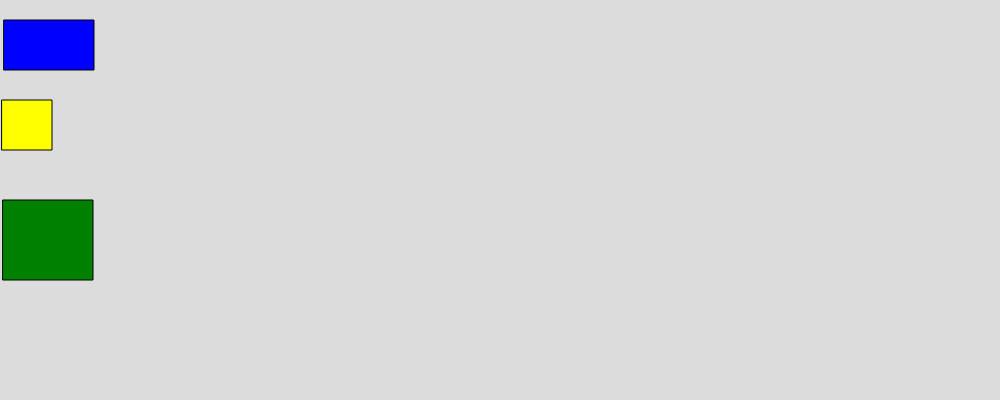
Frame 1 (no input)
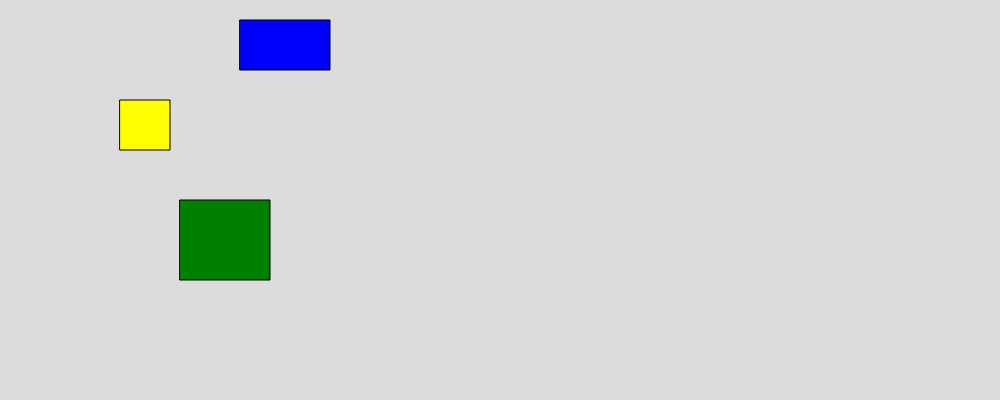
Frame 60 (no input)
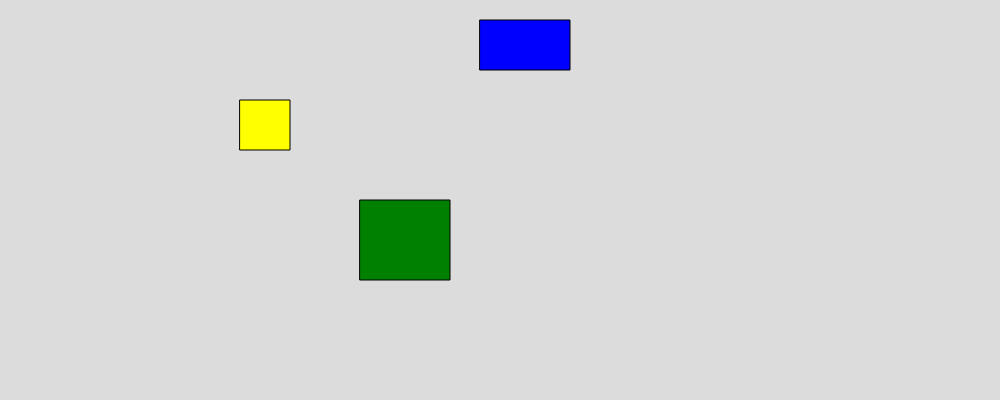
Frame 120 (the mouse pressed at the canvas centre since frame 60)

The p5.js sketch that drew these frames (run headless with seeded random() and noise() and a simulated clock; from frame 60 on, the mouse is pressed at the canvas centre):

// p5.js sketch
// ── sketch.js
let tesla;
let volvo;
let audi;
let placement;

function setup() {
  createCanvas(1000, 400);
  placement = 1;
  //new car(posX, posY, width, height, speed, color, name)
  tesla = new Car(0, 20, 90, 50, 4, "blue", "Tesla");
  volvo = new Car(0, 100, 50, 50, 2, "yellow", "Volvo");
  audi = new Car(0, 200, 90, 80, 3, "green", "Audi");
}

function draw() {
  background(220);
  makeCar(tesla);
  makeCar(volvo);
  makeCar(audi);
}

class Car {
  constructor(posX, posY, width, height, speed, color, name) {
    this.x = posX;
    this.y = posY;
    this.width = width;
    this.height = height;
    this.speed = speed;
    this.color = color;
    this.name = name;
    this.finished = false;
  }

  move() {
    this.x += this.speed;
  }

  display() {
    fill(this.color);
    rect(this.x, this.y, this.width, this.height);
  }

  finish() {
    if (this.x + this.width >= 1000 && this.finished == false) {
      this.finished = true;
      print(this.name + " has finsished " + placement + ". place!");
      placement++;
    }
  }
}

function makeCar(name) {
  name.move();
  name.display();
  name.finish();
}
